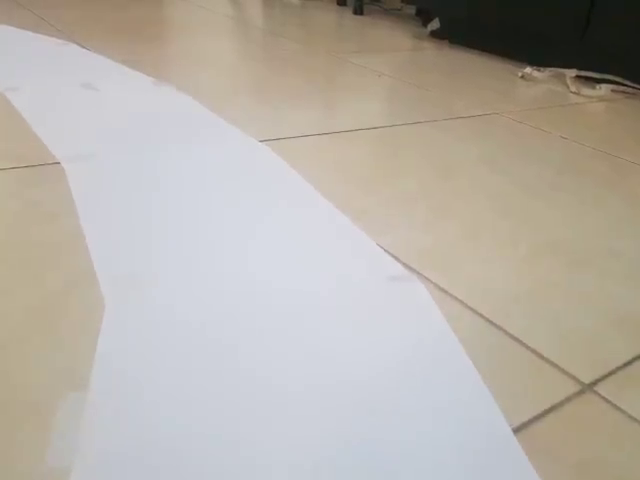
#> input picture frame 73 of video.mp4, 640 x 480 px
$ python mainMotormodule.py
#> lines starting #> are read from the running program, lines starting #| are printed output that depends on the picture; after the words box and inside, x2 and y2 are one past the last pixel; in counts of white or black regions, pixels touching at a corner belong together
### WebcamModule.py
import cv2

cap = cv2.VideoCapture('video.mp4')

def getImg(display=False, size=[480, 240]):
    ret, img = cap.read()  # Read the frame
    if not ret:  # If the frame is not read successfully, return None
        print("Failed to read the frame.")
        return None

    img = cv2.resize(img, (size[0], size[1]))  # Resize image
    if display:
        cv2.imshow('IMG', img)  # Show the image in a window
    return img

# [12 lines that do not run on import are left out]

### utlis.py
import cv2
import numpy as np

def thresholding(img):
    imgHsv = cv2.cvtColor(img,cv2.COLOR_BGR2HSV)
    lowerWhite = np.array([80,0,0])
    upperWhite = np.array([255,160,255])
    maskWhite = cv2.inRange(imgHsv,lowerWhite,upperWhite)
    return maskWhite

def warpImg(img,points,w,h,inv = False):
    pts1 = np.float32(points)
    pts2 = np.float32([[0,0],[w,0],[0,h],[w,h]])
    if inv:
        matrix = cv2.getPerspectiveTransform(pts2, pts1)
    else:
        matrix = cv2.getPerspectiveTransform(pts1,pts2)
    imgWarp = cv2.warpPerspective(img,matrix,(w,h))
    return imgWarp

def nothing(a):
    pass

# [7 lines left out: function initializeTrackbars, not called in this run]

def valTrackbars(wT=480, hT=240):
    widthTop = cv2.getTrackbarPos("Width Top", "Trackbars")
    heightTop = cv2.getTrackbarPos("Height Top", "Trackbars")
    widthBottom = cv2.getTrackbarPos("Width Bottom", "Trackbars")
    heightBottom = cv2.getTrackbarPos("Height Bottom", "Trackbars")
    points = np.float32([(widthTop, heightTop), (wT-widthTop, heightTop),
                      (widthBottom , heightBottom ), (wT-widthBottom, heightBottom)])
    return points

def drawPoints(img,points):
    for x in range(4):
        cv2.circle(img,(int(points[x][0]),int(points[x][1])),15,(0,0,255),cv2.FILLED)
    return img

def getHistogram(img,minPer=0.1,display= False,region=1):

    if region ==1:
        histValues = np.sum(img, axis=0)
    else:
        histValues = np.sum(img[img.shape[0]//region:,:], axis=0)

    #print(histValues)
    maxValue = np.max(histValues)
    minValue = minPer*maxValue

    indexArray = np.where(histValues >= minValue)
    basePoint = int(np.average(indexArray))
    #print(basePoint)

    if display:
        imgHist = np.zeros((img.shape[0],img.shape[1],3),np.uint8)
        for x,intensity in enumerate(histValues):
            cv2.line(imgHist,(x,img.shape[0]),(x,img.shape[0]-intensity//255//region),(255,0,255),1)
            cv2.circle(imgHist,(basePoint,img.shape[0]),20,(0,255,255),cv2.FILLED)
        return basePoint,imgHist

    return basePoint

# [30 lines left out: function stackImages, not called in this run]

### lanedetector.py
import cv2
import numpy as np
import utlis

curveList = []
avgVal = 10

def getLaneCurve(img, display=2):
    imgCopy = img.copy()  # This should be an image, not a VideoCapture object
    imgResult = img.copy()

    # STEP 1: Thresholding
    imgThres = utlis.thresholding(img)

    # STEP 2: Image Transformation
    hT, wT, c = img.shape
    points = utlis.valTrackbars()
    imgWarp = utlis.warpImg(imgThres, points, wT, hT)
    imgWarpPoints = utlis.drawPoints(imgCopy, points)

    # STEP 3: Histogram and Lane Curvature Calculation
    middlePoint, imgHist = utlis.getHistogram(imgWarp, display=True, minPer=0.5, region=4)
    curveAveragePoint, imgHist = utlis.getHistogram(imgWarp, display=True, minPer=0.9)
    curveRaw = curveAveragePoint - middlePoint

    # STEP 4: Curve Smoothing
    curveList.append(curveRaw)
    if len(curveList) > avgVal:
        curveList.pop(0)
    curve = int(sum(curveList) / len(curveList))

    # STEP 5: Visualize Lane and Curvature
    if display != 0:
        imgInvWarp = utlis.warpImg(imgWarp, points, wT, hT, inv=True)
        imgInvWarp = cv2.cvtColor(imgInvWarp, cv2.COLOR_GRAY2BGR)
        imgInvWarp[0:hT // 3, 0:wT] = 0, 0, 0

        imgLaneColor = np.zeros_like(img)
        imgLaneColor[:] = 0, 255, 0
        imgLaneColor = cv2.bitwise_and(imgInvWarp, imgLaneColor)
        imgResult = cv2.addWeighted(imgResult, 1, imgLaneColor, 1, 0)

        midY = 450
        cv2.putText(imgResult, str(curve), (wT // 2 - 80, 85), cv2.FONT_HERSHEY_COMPLEX, 2, (255, 0, 255), 3)
        cv2.line(imgResult, (wT // 2, midY), (wT // 2 + (curve * 3), midY), (255, 0, 255), 5)
        cv2.line(imgResult, ((wT // 2 + (curve * 3)), midY - 25), (wT // 2 + (curve * 3), midY + 25), (0, 255, 0), 5)

        for x in range(-30, 30):
            w = wT // 20
            cv2.line(imgResult, (w * x + int(curve // 50), midY - 10),
                     (w * x + int(curve // 50), midY + 10), (0, 0, 255), 2)

    # Show final results
    if display == 2:
        imgStacked = utlis.stackImages(0.7, ([img, imgWarpPoints, imgWarp],
                                            [imgHist, imgLaneColor, imgResult]))
        cv2.imshow('ImageStack', imgStacked)
    elif display == 1:
        cv2.imshow('Result', imgResult)

    # Normalize curve
    curve = curve / 100
    if curve > 1: curve = 1
    if curve < -1: curve = -1

    return curve


# [16 lines that do not run on import are left out]

### arduinopyfirmata.py
import pyfirmata
from time import sleep

class Motor():
    def __init__(self, port, EnaA, In1A, In2A, EnaB, In1B, In2B):
        self.board = pyfirmata.Arduino(port)  # Connect to the Arduino board
        self.EnaA = self.board.get_pin(f'd:{EnaA}:p')  # Enable pins as PWM
        self.In1A = self.board.get_pin(f'd:{In1A}:o')  # Motor direction pins as OUTPUT
        self.In2A = self.board.get_pin(f'd:{In2A}:o')
        self.EnaB = self.board.get_pin(f'd:{EnaB}:p')
        self.In1B = self.board.get_pin(f'd:{In1B}:o')
        self.In2B = self.board.get_pin(f'd:{In2B}:o')
        self.mySpeed = 0

    def move(self, speed=0.5, turn=0, t=0):
        speed *= 255  # Scale to PWM range (0-255)
        turn *= 70    # Adjust turn sensitivity

        leftSpeed = speed - turn
        rightSpeed = speed + turn

        # Ensure speed is within PWM range
        leftSpeed = max(0, min(255, leftSpeed))
        rightSpeed = max(0, min(255, rightSpeed))

        # Set motor PWM values
        self.EnaA.write(leftSpeed / 255)  # Normalize PWM range (0 to 1)
        self.EnaB.write(rightSpeed / 255)

        # Set motor direction
        if leftSpeed > 0:
            self.In1A.write(1)
            self.In2A.write(0)
        else:
            self.In1A.write(0)
            self.In2A.write(1)

        if rightSpeed > 0:
            self.In1B.write(1)
            self.In2B.write(0)
        else:
            self.In1B.write(0)
            self.In2B.write(1)

        sleep(t)

    # [6 lines left out: function stop, not called in this run]

def motor_setup():
    # Create motor instance (Adjust COM port and pins as needed)
    motor = Motor('COM12', 3, 5, 6, 9, 10, 11)
    return motor

### mainMotormodule.py
from arduinopyfirmata import motor_setup
from lanedetector import getLaneCurve
import WebcamModule


motor = motor_setup()  # This will initialize and return the motor object

def main():
    img = WebcamModule.getImg()
#> in getImg, img is the input picture: shape (480, 640, 3); mean B, G, R 167.4, 175.7, 181.8
#> in getImg, `img = cv2.resize(img, (size[0], size[1]))`:
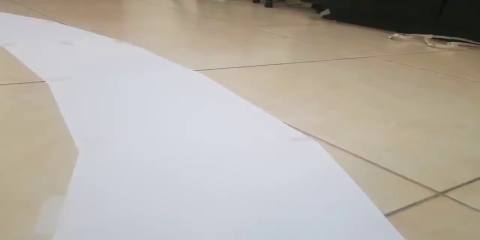
#> img: shape (240, 480, 3); mean B, G, R 167.4, 175.7, 181.9
    curveVal = getLaneCurve(img, 0)
#> in thresholding, `imgHsv = cv2.cvtColor(img,cv2.COLOR_BGR2HSV)`: imgHsv: shape (240, 480, 3); mean H, S, V 60.4, 35.7, 186.3
#> in thresholding, `maskWhite = cv2.inRange(imgHsv,lowerWhite,upperWhite)`:
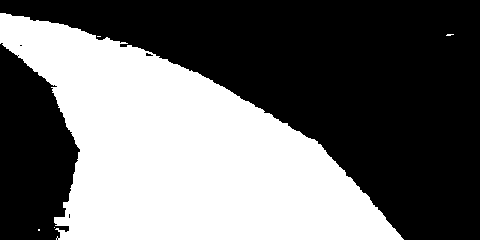
#> maskWhite: shape (240, 480); 42.3% white; 5 white regions (4 under 20 px), largest, box (x1, y1, x2, y2) and area: (0, 13, 404, 240) 48717
#> in warpImg, `imgWarp = cv2.warpPerspective(img,matrix,(w,h))`: imgWarp: shape (240, 480); every value is 0
#> in getHistogram, `histValues = np.sum(img[img.shape[0]//region:,:], axis=0)`: histValues = 480 values from 0 to 0
#> in getHistogram, `maxValue = np.max(histValues)`: maxValue = 0
#> in getHistogram, `basePoint = int(np.average(indexArray))`: basePoint = 239
#> after the loop in getHistogram, `for x,intensity in enumerate(histValues):`:
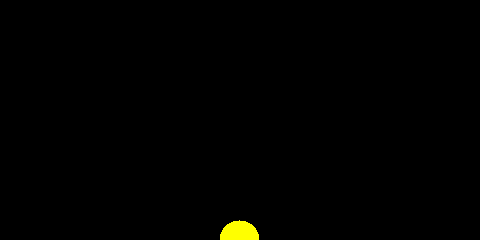
#> imgHist: shape (240, 480, 3); mean of channels 0, 1, 2 0, 1.3, 1.3; drawn as B, G, R
#> in getLaneCurve, `curveRaw = curveAveragePoint - middlePoint`: curveRaw = 0


    sen = 1.3  # SENSITIVITY
    maxVal = 0.3  # MAX SPEED
    if curveVal > maxVal:
        curveVal = maxVal
    if curveVal < -maxVal:
        curveVal = -maxVal
    print(curveVal)

    if curveVal > 0:
        sen = 1.7
        if curveVal < 0.05:
            curveVal = 0
    else:
        if curveVal > -0.08:
            curveVal = 0

    motor.move(0.20, -curveVal * sen, 0.05)

if __name__ == '__main__':
    while True:
        main()
#| 0.0
#> pass 2 of the loop `while True:`:
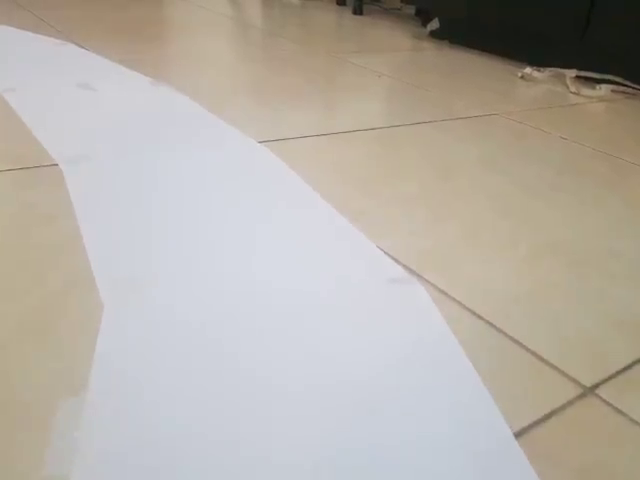
#> input picture frame 74 of video.mp4, 640 x 480 px
#> in getImg, img is the input picture: shape (480, 640, 3); mean B, G, R 167.4, 175.6, 181.8
#> in getImg (call 2), `img = cv2.resize(img, (size[0], size[1]))`:
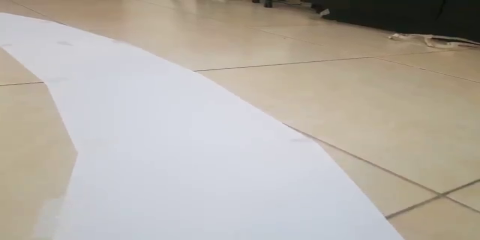
#> img: shape (240, 480, 3); mean B, G, R 167.4, 175.7, 181.8
#> imgHsv: shape (240, 480, 3); mean H, S, V 60.3, 35.7, 186.3
#> in thresholding (call 2), `maskWhite = cv2.inRange(imgHsv,lowerWhite,upperWhite)`:
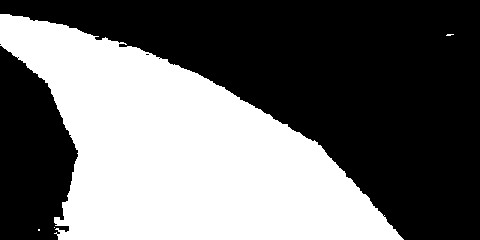
#> maskWhite: shape (240, 480); 42.3% white; 4 white regions (3 under 20 px), largest, box (x1, y1, x2, y2) and area: (0, 14, 404, 240) 48757
#| 0.0
#> pass 3 of the loop `while True:`:
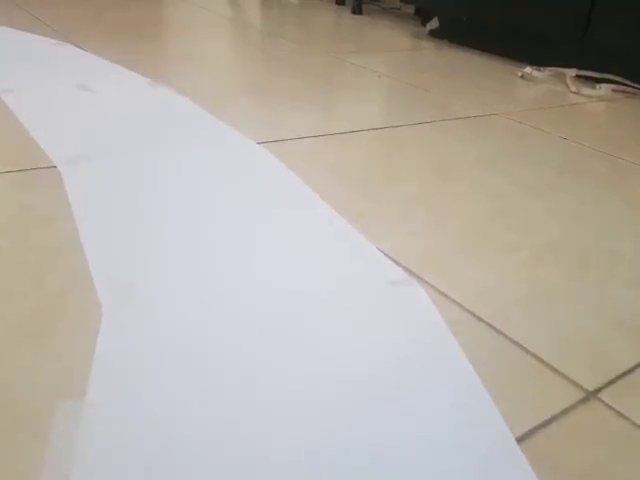
#> input picture frame 75 of video.mp4, 640 x 480 px
#> in getImg, img is the input picture: shape (480, 640, 3); mean B, G, R 167.3, 175.6, 181.7
#> in getImg (call 3), `img = cv2.resize(img, (size[0], size[1]))`:
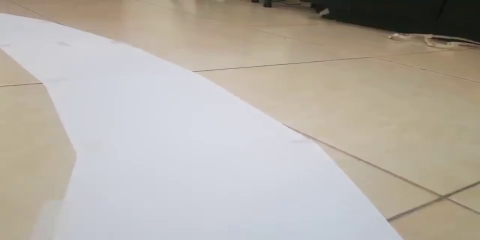
#> img: shape (240, 480, 3); mean B, G, R 167.3, 175.6, 181.8
#> imgHsv: shape (240, 480, 3); mean H, S, V 60.2, 35.7, 186.2
#> in thresholding (call 3), `maskWhite = cv2.inRange(imgHsv,lowerWhite,upperWhite)`:
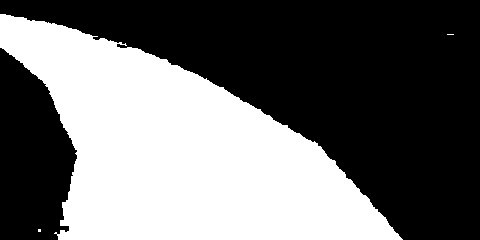
#> maskWhite: shape (240, 480); 42.2% white; 3 white regions (2 under 20 px), largest, box (x1, y1, x2, y2) and area: (0, 14, 403, 240) 48615
#| 0.0

$ run again, starting later in the video
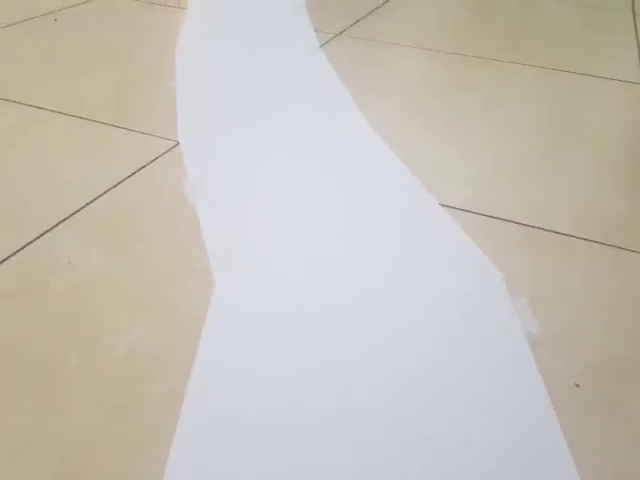
#> input picture frame 329 of video.mp4, 640 x 480 px
#> in getImg, img is the input picture: shape (480, 640, 3); mean B, G, R 184.2, 192.9, 198.1
#> in getImg, `img = cv2.resize(img, (size[0], size[1]))`:
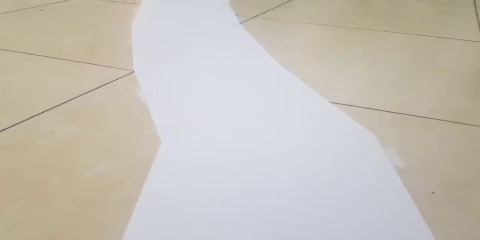
#> img: shape (240, 480, 3); mean B, G, R 184.2, 192.9, 198.1
#> imgHsv: shape (240, 480, 3); mean H, S, V 59.1, 30.5, 202.7
#> in thresholding, `maskWhite = cv2.inRange(imgHsv,lowerWhite,upperWhite)`:
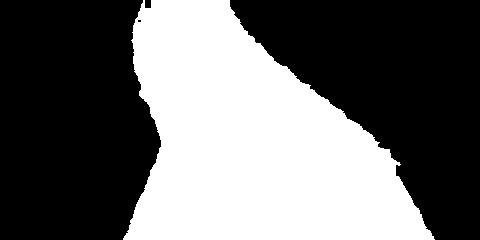
#> maskWhite: shape (240, 480); 41.3% white; 1 white region, box (x1, y1, x2, y2) and area: (123, 0, 435, 240) 47612
#> imgWarp: shape (240, 480); every value is 0
#> histValues = 480 values from 0 to 0
#> maxValue = 0
#> basePoint = 239
#> curveRaw = 0
#| 0.0

$ run again, starting later in the video
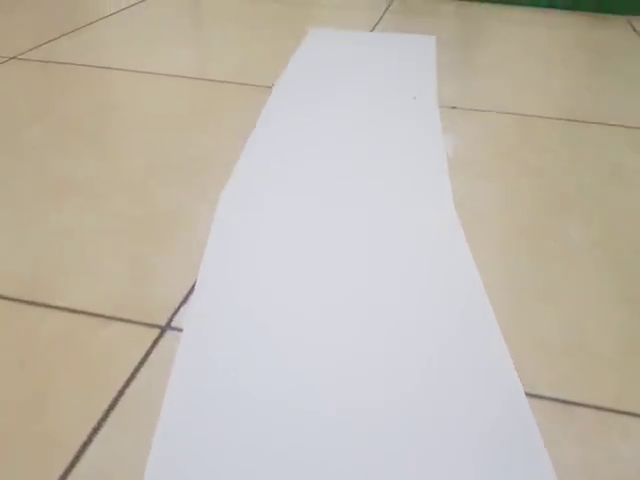
#> input picture frame 586 of video.mp4, 640 x 480 px
#> in getImg, img is the input picture: shape (480, 640, 3); mean B, G, R 174.5, 185.8, 192.9
#> in getImg, `img = cv2.resize(img, (size[0], size[1]))`:
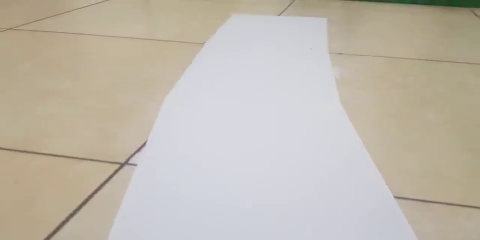
#> img: shape (240, 480, 3); mean B, G, R 174.5, 185.8, 193
#> imgHsv: shape (240, 480, 3); mean H, S, V 58.2, 34.5, 196.3
#> in thresholding, `maskWhite = cv2.inRange(imgHsv,lowerWhite,upperWhite)`:
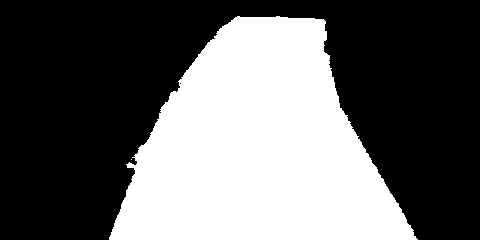
#> maskWhite: shape (240, 480); 39% white; 2 white regions (1 under 20 px), largest, box (x1, y1, x2, y2) and area: (109, 16, 418, 240) 44883
#> imgWarp: shape (240, 480); every value is 0
#> histValues = 480 values from 0 to 0
#> maxValue = 0
#> basePoint = 239
#> curveRaw = 0
#| 0.0
